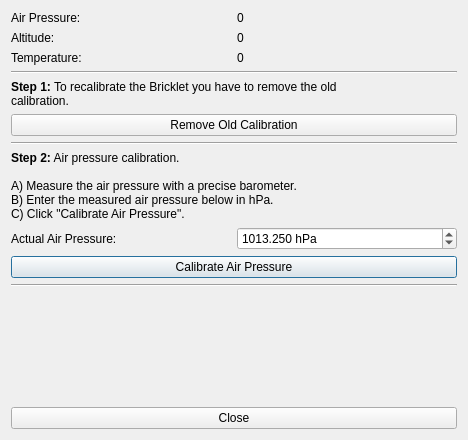
<?xml version="1.0" encoding="UTF-8"?>
<ui version="4.0">
 <class>Calibration</class>
 <widget class="QDialog" name="Calibration">
  <property name="geometry">
   <rect>
    <x>0</x>
    <y>0</y>
    <width>468</width>
    <height>440</height>
   </rect>
  </property>
  <property name="windowTitle">
   <string>Barometer 2.0 Calibration</string>
  </property>
  <layout class="QVBoxLayout" name="verticalLayout_2">
   <item>
    <layout class="QGridLayout" name="gridLayout">
     <item row="7" column="0" colspan="2">
      <widget class="QLabel" name="label_5">
       <property name="text">
        <string>&lt;html&gt;&lt;head/&gt;&lt;body&gt;&lt;p&gt;&lt;span style=&quot; font-weight:600;&quot;&gt;Step 2:&lt;/span&gt; Air pressure calibration.&lt;br/&gt;&lt;br/&gt;A) Measure the air pressure with a precise barometer.&lt;br/&gt;B) Enter the measured air pressure below in hPa.&lt;br/&gt;C) Click &quot;Calibrate Air Pressure&quot;. &lt;/p&gt;&lt;/body&gt;&lt;/html&gt;
</string>
       </property>
       <property name="textFormat">
        <enum>Qt::RichText</enum>
       </property>
      </widget>
     </item>
     <item row="1" column="0">
      <widget class="QLabel" name="label_2">
       <property name="text">
        <string>Altitude:</string>
       </property>
      </widget>
     </item>
     <item row="6" column="0" colspan="2">
      <widget class="Line" name="line_3">
       <property name="orientation">
        <enum>Qt::Horizontal</enum>
       </property>
      </widget>
     </item>
     <item row="8" column="0">
      <widget class="QLabel" name="label_6">
       <property name="text">
        <string>Actual Air Pressure:</string>
       </property>
      </widget>
     </item>
     <item row="1" column="1">
      <widget class="QLabel" name="lbl_altitude">
       <property name="text">
        <string>0</string>
       </property>
      </widget>
     </item>
     <item row="9" column="0" colspan="2">
      <widget class="QPushButton" name="btn_cal_calibrate">
       <property name="text">
        <string>Calibrate Air Pressure</string>
       </property>
      </widget>
     </item>
     <item row="3" column="0" colspan="2">
      <widget class="Line" name="line">
       <property name="orientation">
        <enum>Qt::Horizontal</enum>
       </property>
      </widget>
     </item>
     <item row="2" column="0">
      <widget class="QLabel" name="label_3">
       <property name="text">
        <string>Temperature:</string>
       </property>
      </widget>
     </item>
     <item row="2" column="1">
      <widget class="QLabel" name="lbl_temperature">
       <property name="text">
        <string>0</string>
       </property>
      </widget>
     </item>
     <item row="5" column="0" colspan="2">
      <widget class="QPushButton" name="btn_cal_remove">
       <property name="text">
        <string>Remove Old Calibration</string>
       </property>
      </widget>
     </item>
     <item row="0" column="0">
      <widget class="QLabel" name="label">
       <property name="text">
        <string>Air Pressure:</string>
       </property>
      </widget>
     </item>
     <item row="4" column="0" colspan="2">
      <widget class="QLabel" name="label_4">
       <property name="text">
        <string>&lt;html&gt;&lt;head/&gt;&lt;body&gt;&lt;p&gt;&lt;span style=&quot; font-weight:600;&quot;&gt;Step 1:&lt;/span&gt; To recalibrate the Bricklet you have to remove the old &lt;br/&gt;calibration.&lt;/p&gt;&lt;/body&gt;&lt;/html&gt;</string>
       </property>
       <property name="textFormat">
        <enum>Qt::RichText</enum>
       </property>
      </widget>
     </item>
     <item row="0" column="1">
      <widget class="QLabel" name="lbl_air_pressure">
       <property name="text">
        <string>0</string>
       </property>
      </widget>
     </item>
     <item row="8" column="1">
      <widget class="QDoubleSpinBox" name="sbox_cal_actual_air_pressure">
       <property name="suffix">
        <string> hPa</string>
       </property>
       <property name="decimals">
        <number>3</number>
       </property>
       <property name="minimum">
        <double>260.000000000000000</double>
       </property>
       <property name="maximum">
        <double>1260.000000000000000</double>
       </property>
       <property name="singleStep">
        <double>1.000000000000000</double>
       </property>
       <property name="value">
        <double>1013.250000000000000</double>
       </property>
      </widget>
     </item>
     <item row="12" column="0" colspan="2">
      <widget class="QPushButton" name="btn_close">
       <property name="text">
        <string>Close</string>
       </property>
      </widget>
     </item>
     <item row="10" column="0" colspan="2">
      <widget class="Line" name="line_2">
       <property name="orientation">
        <enum>Qt::Horizontal</enum>
       </property>
      </widget>
     </item>
     <item row="11" column="0">
      <spacer name="verticalSpacer">
       <property name="orientation">
        <enum>Qt::Vertical</enum>
       </property>
       <property name="sizeHint" stdset="0">
        <size>
         <width>20</width>
         <height>40</height>
        </size>
       </property>
      </spacer>
     </item>
    </layout>
   </item>
  </layout>
 </widget>
 <resources/>
 <connections/>
</ui>
